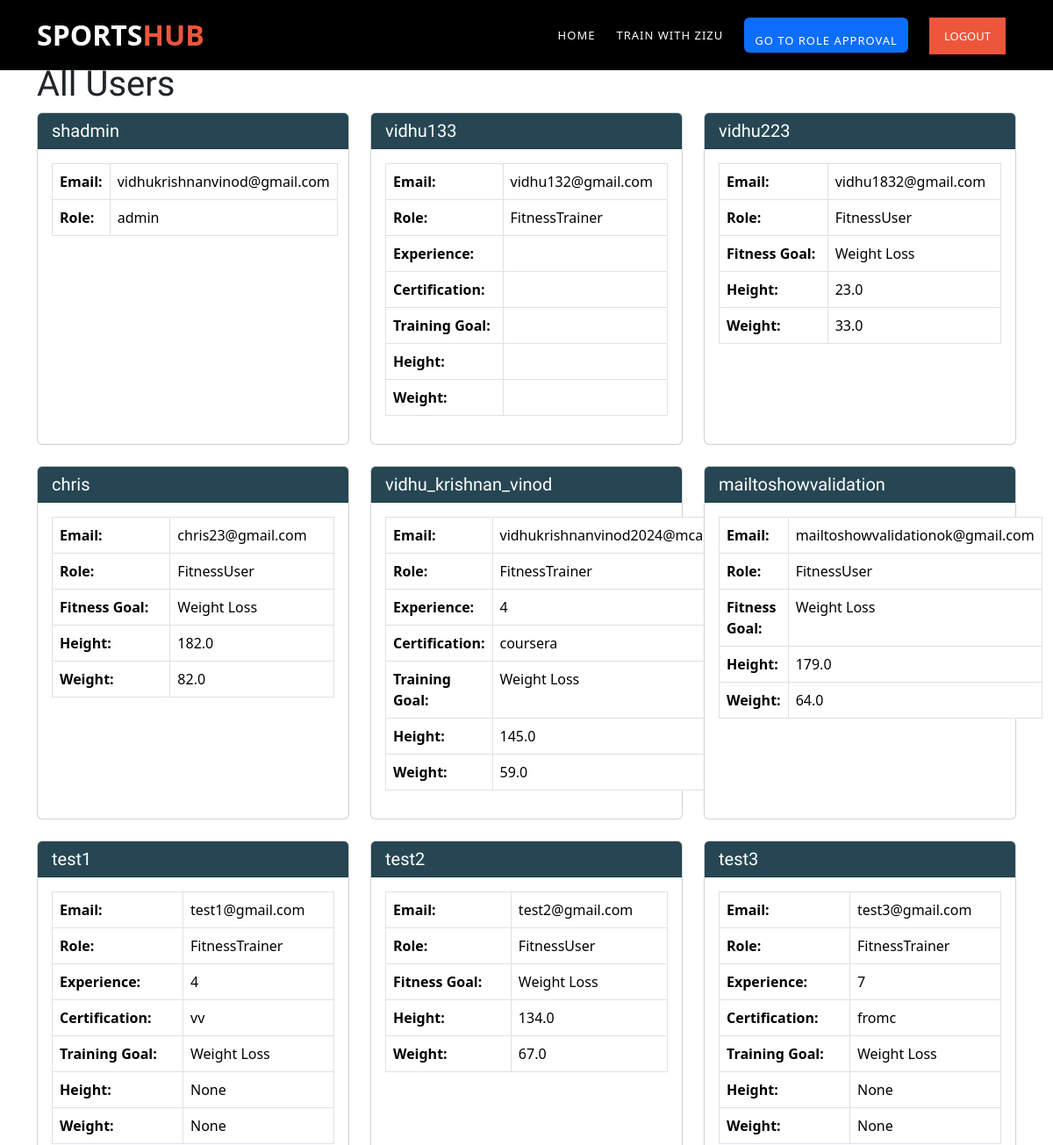
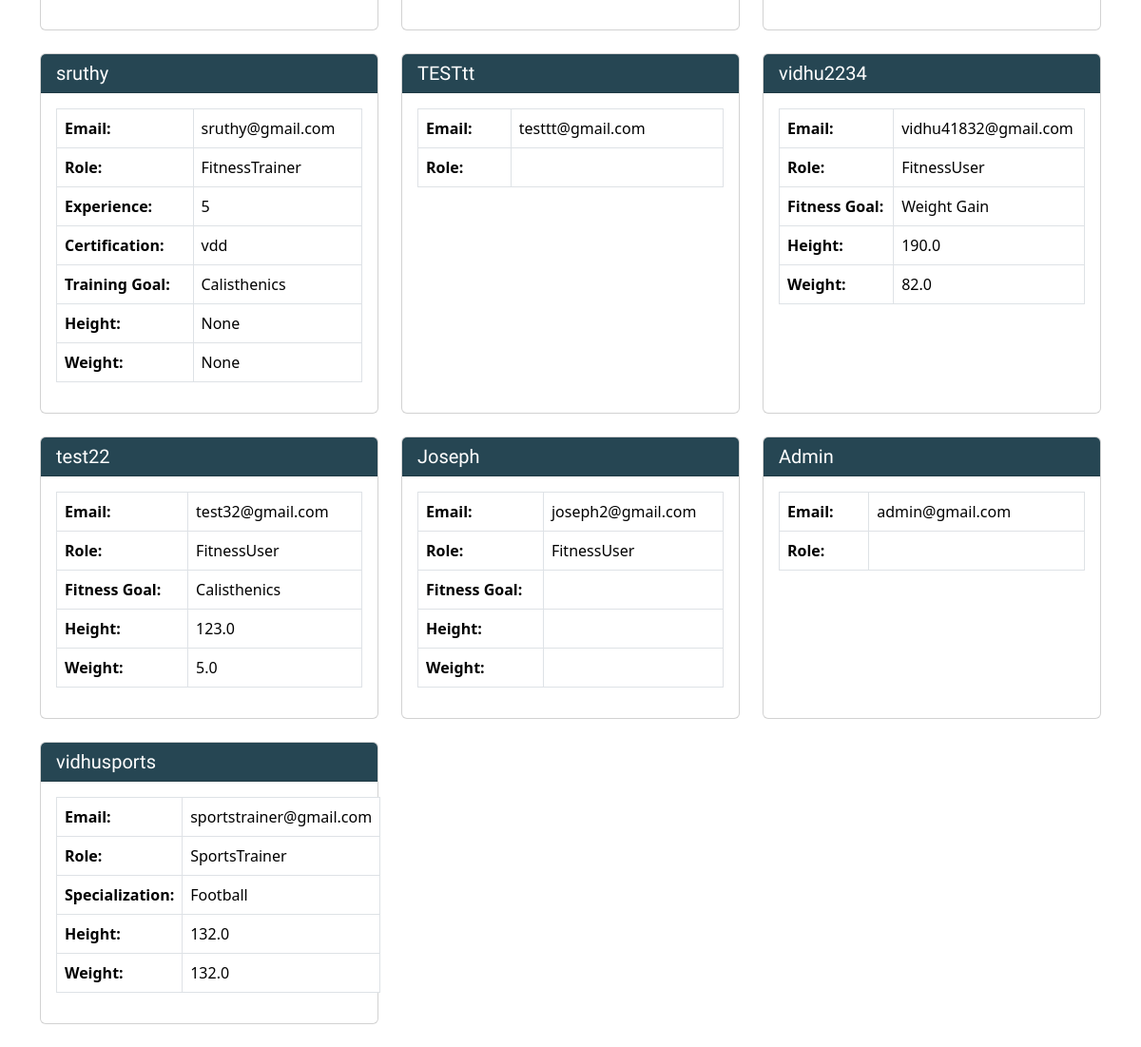
Page /members/all-users/ on the committed database (2 pictures, top to bottom).
### users/models.py (models this page shows, shortened)
class CustomUser(AbstractBaseUser, PermissionsMixin):
    username = models.CharField(max_length=100, unique=True)
    email = models.EmailField(unique=True)
    first_name = models.CharField(max_length=100)
    last_name = models.CharField(max_length=100)
    role = models.CharField(max_length=20)  # Define roles (e.g., "FitnessUser", "FitnessTrainer", "SportsTrainer")
    description = models.TextField(blank=True, null=True)
    profile_picture = models.FileField(upload_to='profile_pics/', blank=True, null=True)
    address = models.TextField(blank=True, null=True)
    contact_number = models.CharField(max_length=15, blank=True, null=True)
    second_contact_number = models.CharField(max_length=15, blank=True, null=True)# Add the description field
    is_active = models.BooleanField(default=True)
    is_staff = models.BooleanField(default=False)
    objects = CustomUserManager()
    USERNAME_FIELD = 'email'
    REQUIRED_FIELDS = ['username']

### Members/models.py (models this page shows, shortened)
class FitnessUser(models.Model):
    user = models.OneToOneField(CustomUser, on_delete=models.CASCADE)
    fitness_goal = models.CharField(max_length=255)
    height = models.FloatField()
    weight = models.FloatField()
    medical_conditions_text = models.TextField(blank=True, null=True)
    medical_conditions_pdf = models.FileField(upload_to='medical_conditions_pdfs/', blank=True, null=True)

class FitnessTrainer(models.Model):
    user = models.OneToOneField(CustomUser, on_delete=models.CASCADE)
    experience = models.IntegerField()
    certification = models.CharField(max_length=255, null=True, blank=True)
    training_goal = models.CharField(max_length=255)
    certification_link = models.CharField(max_length=255, blank=True, null=True)
    height = models.FloatField(blank=True, null=True)
    weight = models.FloatField(blank=True, null=True)

class SportsTrainer(models.Model):
    user = models.OneToOneField(CustomUser, on_delete=models.CASCADE)
    specialization = models.CharField(max_length=255,null=True)
    height = models.FloatField(blank=True, null=True)
    weight = models.FloatField(blank=True, null=True)

### Members/views.py (the view)
# urls.py: path('all-users/', views.all_users_view, name='all_users'),
def all_users_view(request):
    users = CustomUser.objects.all()
    return render(request, 'all_users.html', {'users': users})

### Members/templates/all_users.html (shortened to what this page needs)
{% extends 'sadmin.html' %}
{% block content %}
<div class="container mt-4">
    <h1>All Users</h1>
    <div class="row">
        {% for user in users %}
        <div class="col-md-4 mb-4">
            <div class="card h-100">
                <div class="card-header" style="background-color: #264653; color: #fff;">
                    <h5 class="card-title mb-0">{{ user.username }}</h5>
                </div>
                <div class="card-body">
                    <table class="table table-bordered">
                        <tbody>
                            <tr>
                                <td><strong>Email:</strong></td>
                                <td>{{ user.email }}</td>
                            </tr>
                            <tr>
                                <td><strong>Role:</strong></td>
                                <td>{{ user.role }}</td>
                            </tr>
                            {% if user.role == 'FitnessUser' %}
                            <tr>
                                <td><strong>Fitness Goal:</strong></td>
                                <td>{{ user.fitnessuser.fitness_goal }}</td>
                            </tr>
                            <tr>
                                <td><strong>Height:</strong></td>
                                <td>{{ user.fitnessuser.height }}</td>
                            </tr>
                            <tr>
                                <td><strong>Weight:</strong></td>
                                <td>{{ user.fitnessuser.weight }}</td>
                            </tr>
                            {% elif user.role == 'FitnessTrainer' %}
                            <tr>
                                <td><strong>Experience:</strong></td>
                                <td>{{ user.fitnesstrainer.experience }}</td>
                            </tr>
                            <tr>
                                <td><strong>Certification:</strong></td>
                                <td>{{ user.fitnesstrainer.certification }}</td>
                            </tr>
                            <tr>
                                <td><strong>Training Goal:</strong></td>
                                <td>{{ user.fitnesstrainer.training_goal }}</td>
                            </tr>
                            <tr>
                                <td><strong>Height:</strong></td>
                                <td>{{ user.fitnesstrainer.height }}</td>
                            </tr>
                            <tr>
                                <td><strong>Weight:</strong></td>
                                <td>{{ user.fitnesstrainer.weight }}</td>
                            </tr>
                            {% elif user.role == 'SportsTrainer' %}
                            <tr>
                                <td><strong>Specialization:</strong></td>
                                <td>{{ user.sportstrainer.specialization }}</td>
                            </tr>
                            <tr>
                                <td><strong>Height:</strong></td>
                                <td>{{ user.sportstrainer.height }}</td>
                            </tr>
                            <tr>
                                <td><strong>Weight:</strong></td>
                                <td>{{ user.sportstrainer.weight }}</td>
                            </tr>
                            {% endif %}
                        </tbody>
                    </table>
                </div>
            </div>
        </div>
        {% endfor %}
    </div>
</div>
{% endblock %}

### static/assets/css/templatemo-training-studio.css (style rules this page uses)
html, body, div, span, applet, object, iframe, h1, h2, h3, h4, h5, h6, p, blockquote, div pre, a, abbr, acronym, address, big, cite, code, del, dfn, em, font, img, ins, kbd, q, s, samp, small, strike, strong, sub, sup, tt, var, b, u, i, center, dl, dt, dd, ol, ul, li, figure, header, nav, section, article, aside, footer, figcaption { margin: 0; padding: 0; border: 0; outline: 0; }
* { box-sizing: border-box; }
html, body { font-family: 'Poppins', sans-serif; font-weight: 400; background-color: #fff; font-size: 16px; -ms-text-size-adjust: 100%; -webkit-font-smoothing: antialiased; -moz-osx-font-smoothing: grayscale; }
h1, h2, h3, h4, h5, h6 { margin-top: 0px; margin-bottom: 0px; }
html, body { background: #fff; font-family: 'Poppins', sans-serif; }

### static/css/style.css (style rules this page uses)
html { overflow-x: hidden; }
h1, h2, h3, h4, h5, .h1, .h2, .h3, .h4, .h5 { font-family: "Muli", -apple-system, BlinkMacSystemFont, "Segoe UI", Roboto, "Helvetica Neue", Arial, sans-serif, "Apple Color Emoji", "Segoe UI Emoji", "Segoe UI Symbol", "Noto Color Emoji"; color: #000; }

### rows in the picture
CustomUser: username "shadmin", email "vidhukrishnanvinod@gmail.com", role "admin"
CustomUser: username "vidhu133", email "vidhu132@gmail.com", role "FitnessTrainer"
CustomUser: username "vidhu223", email "vidhu1832@gmail.com", role "FitnessUser", fitnessuser.fitness_goal "Weight Loss", fitnessuser.height "23.0", fitnessuser.weight "33.0"
CustomUser: username "chris", email "chris23@gmail.com", role "FitnessUser", fitnessuser.fitness_goal "Weight Loss", fitnessuser.height "182.0", fitnessuser.weight "82.0"
CustomUser: username "vidhu_krishnan_vinod", email "vidhukrishnanvinod2024@mca.ajce.in", role "FitnessTrainer", fitnesstrainer.experience "4", fitnesstrainer.certification "coursera", fitnesstrainer.training_goal "Weight Loss", fitnesstrainer.height "145.0", fitnesstrainer.weight "59.0"
CustomUser: username "mailtoshowvalidation", email "mailtoshowvalidationok@gmail.com", role "FitnessUser", fitnessuser.fitness_goal "Weight Loss", fitnessuser.height "179.0", fitnessuser.weight "64.0"
CustomUser: username "test1", email "test1@gmail.com", role "FitnessTrainer", fitnesstrainer.experience "4", fitnesstrainer.certification "vv", fitnesstrainer.training_goal "Weight Loss", fitnesstrainer.height "None", fitnesstrainer.weight "None"
CustomUser: username "test2", email "test2@gmail.com", role "FitnessUser", fitnessuser.fitness_goal "Weight Loss", fitnessuser.height "134.0", fitnessuser.weight "67.0"
CustomUser: username "test3", email "test3@gmail.com", role "FitnessTrainer", fitnesstrainer.experience "7", fitnesstrainer.certification "fromc", fitnesstrainer.training_goal "Weight Loss", fitnesstrainer.height "None", fitnesstrainer.weight "None"
CustomUser: username "sruthy", email "sruthy@gmail.com", role "FitnessTrainer", fitnesstrainer.experience "5", fitnesstrainer.certification "vdd", fitnesstrainer.training_goal "Calisthenics", fitnesstrainer.height "None", fitnesstrainer.weight "None"
CustomUser: username "TESTtt", email "testtt@gmail.com"
CustomUser: username "vidhu2234", email "vidhu41832@gmail.com", role "FitnessUser", fitnessuser.fitness_goal "Weight Gain", fitnessuser.height "190.0", fitnessuser.weight "82.0"
CustomUser: username "test22", email "test32@gmail.com", role "FitnessUser", fitnessuser.fitness_goal "Calisthenics", fitnessuser.height "123.0", fitnessuser.weight "5.0"
CustomUser: username "Joseph", email "joseph2@gmail.com", role "FitnessUser"
CustomUser: username "Admin", email "admin@gmail.com"
CustomUser: username "vidhusports", email "sportstrainer@gmail.com", role "SportsTrainer", sportstrainer.specialization "Football", sportstrainer.height "132.0", sportstrainer.weight "132.0"
